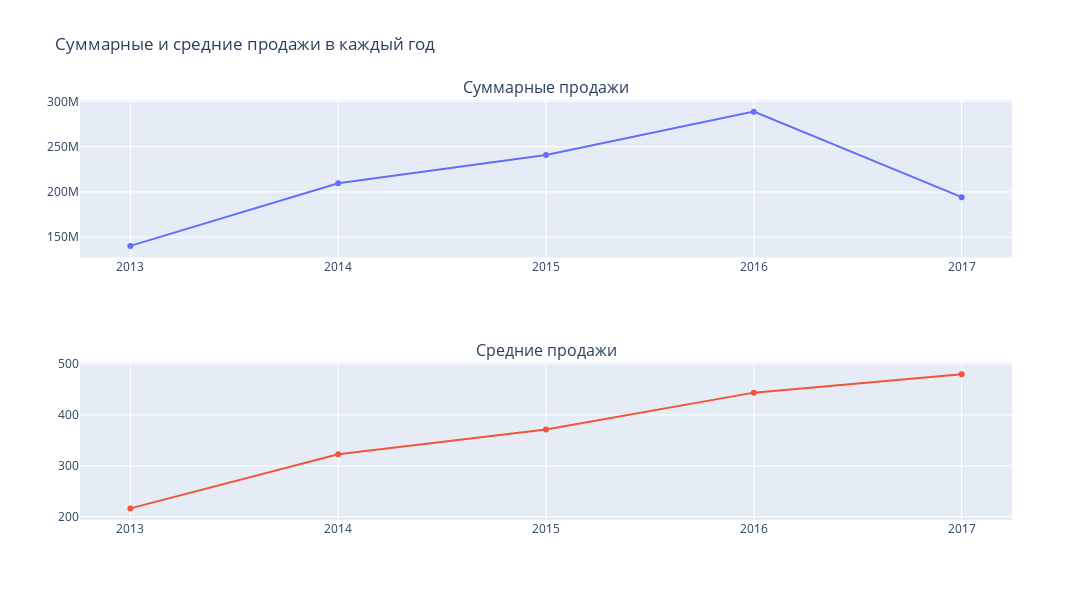

The notebook cell saved with this chart:
### Code cell
sales_by_year_sum = pd.DataFrame(df.set_index('date').sales.resample('Y').sum()).reset_index()
sales_by_year_mean = pd.DataFrame(df.set_index('date').sales.resample('Y').mean()).reset_index()

sales_by_year_sum['date'] = sales_by_year_sum['date'].dt.year
sales_by_year_mean['date'] = sales_by_year_mean['date'].dt.year

fig = make_subplots(
    rows=2, cols=1,
    subplot_titles=('Суммарные продажи', 'Средние продажи'))

fig.append_trace(go.Scatter(
    x=sales_by_year_sum['date'],
    y=sales_by_year_sum['sales'],
), row=1, col=1)

fig.append_trace(go.Scatter(
    x=sales_by_year_mean['date'],
    y=sales_by_year_mean['sales'],
), row=2, col=1)

fig.update_layout(
    xaxis1 = dict(
        tickmode = 'linear',
        tick0 = 2013,
        dtick = 1
    ),
    xaxis2 = dict(
        tickmode = 'linear',
        tick0 = 2013,
        dtick = 1
    ),
    height=600, 
    width=1400, 
    title_text='Суммарные и средние продажи в каждый год',
    showlegend=False)

fig.show()

display(Image(filename='img/yearly_sales_sum_avg.png', width=800))

### Figure 1 — Plotly figure (JSON) as saved in the notebook; plotly's stock layout.template omitted (floating-point values rounded to 4 significant figures)
{"data": [{"type": "scatter", "x": [2013, 2014, 2015, 2016, 2017], "xaxis": "x", "y": [140400000.0, 209500000.0, 240900000.0, 288700000.0, 194200000.0], "yaxis": "y"}, {"type": "scatter", "x": [2013, 2014, 2015, 2016, 2017], "xaxis": "x2", "y": [216.5, 322.9, 371.4, 443.8, 480.1], "yaxis": "y2"}], "layout": {"annotations": [{"font": {"size": 16}, "showarrow": false, "text": "Суммарные продажи", "x": 0.5, "xanchor": "center", "xref": "paper", "y": 1, "yanchor": "bottom", "yref": "paper"}, {"font": {"size": 16}, "showarrow": false, "text": "Средние продажи", "x": 0.5, "xanchor": "center", "xref": "paper", "y": 0.375, "yanchor": "bottom", "yref": "paper"}], "height": 600, "showlegend": false, "title": {"text": "Суммарные и средние продажи в каждый год"}, "width": 1400, "xaxis": {"anchor": "y", "domain": [0, 1], "dtick": 1, "tick0": 2013, "tickmode": "linear"}, "xaxis2": {"anchor": "y2", "domain": [0, 1], "dtick": 1, "tick0": 2013, "tickmode": "linear"}, "yaxis": {"anchor": "x", "domain": [0.625, 1]}, "yaxis2": {"anchor": "x2", "domain": [0, 0.375]}}}
